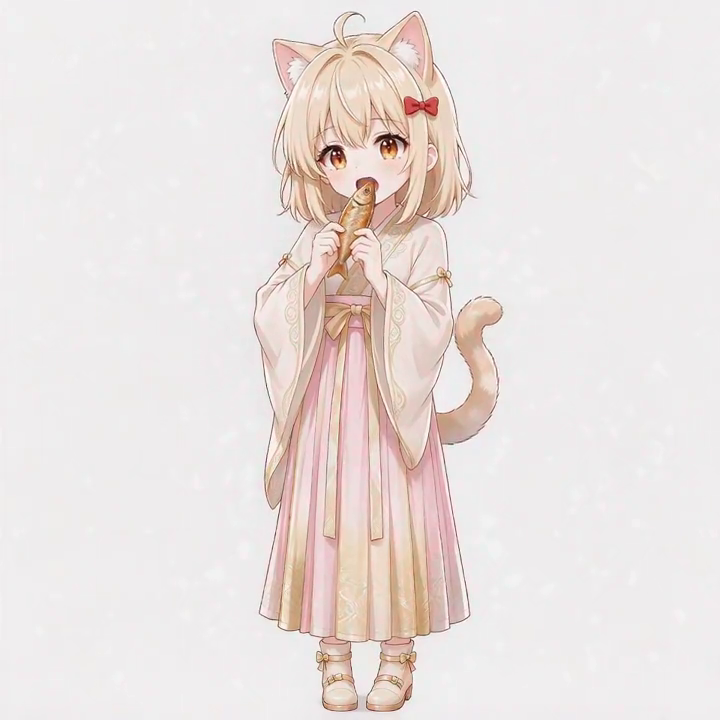
#> input picture frame 9 of ui/pet/hanfu/eating/eating.mp4, 720 x 720 px
$ python extract_frames.py
#> lines starting #> are read from the running program, lines starting #| are printed output that depends on the picture; after the words box and inside, x2 and y2 are one past the last pixel; in counts of white or black regions, pixels touching at a corner belong together
# -*- coding: utf-8 -*-
"""从 mp4 拆帧 + 连通域背景抠图，输出 frame_NN.png。

原理：
1. 采样背景色，标记所有"接近背景色"的像素
2. 用连通域分析：只保留"和画布边缘连通"的连通块作为背景
3. 角色内部的白色（被线稿包围，不连通到边缘）不被误抠

这个方案能处理"背景和角色颜色接近"的场景。
"""
import cv2
import numpy as np
import os

# ============ 可调参数 ============
VIDEO = "eating.mp4"
OUT_DIR = "."
FPS_TARGET = 5
TARGET_SIZE = 512

# 判定"接近背景"的距离阈值。这里可以放宽一些，
# 因为连通域会过滤掉角色内部的误判。
DISTANCE_THRESHOLD = 35

# 羽化宽度
FEATHER = 21
# ==================================


def sample_bg_color(frame):
    h, w = frame.shape[:2]
    patch = 30
    corners = [
        frame[0:patch, 0:patch],
        frame[0:patch, w - patch:w],
        frame[h - patch:h, 0:patch],
        frame[h - patch:h, w - patch:w],
    ]
    samples = [c.reshape(-1, 3).astype(float).mean(axis=0)
               for c in corners]
    return np.mean(samples, axis=0)


def extract_bg_mask(frame, bg, threshold):
    """连通域抠图：只抠和边缘连通的白块。

    返回 0-255 的 alpha 图（255 = 前景，0 = 背景）。
    """
    # 1. 距离图
    diff = frame.astype(float) - bg
    dist = np.sqrt((diff ** 2).sum(axis=2))

    # 2. 可能是背景的像素（距离小）
    candidate = (dist < threshold).astype(np.uint8)

    # 3. 连通域分析
    # 只保留和画布四边连通的连通块
    num, labels = cv2.connectedComponents(candidate, connectivity=4)

    # 收集所有"触及边缘"的标签
    h, w = candidate.shape
    edge_labels = set()
    edge_labels.update(labels[0, :].tolist())       # 上
    edge_labels.update(labels[-1, :].tolist())      # 下
    edge_labels.update(labels[:, 0].tolist())       # 左
    edge_labels.update(labels[:, -1].tolist())      # 右
    edge_labels.discard(0)  # 0 是背景标签（不属于任何连通块）

    # 4. 生成背景 mask（和边缘连通的才算背景）
    bg_mask = np.zeros_like(candidate, dtype=np.uint8)
    for lab in edge_labels:
        bg_mask[labels == lab] = 255

    # 5. alpha = 反相 + 羽化
    alpha = 255 - bg_mask
    if FEATHER > 1:
        alpha = cv2.GaussianBlur(
            alpha, (FEATHER | 1, FEATHER | 1), 0)
    return alpha


def main():
    if not os.path.exists(VIDEO):
        print(f"找不到视频：{VIDEO}")
        return

    cap = cv2.VideoCapture(VIDEO)
    if not cap.isOpened():
        print("无法打开视频")
        return

    ret, first = cap.read()
#> first is the input picture: shape (720, 720, 3); mean B, G, R 223.9, 226.1, 234.3
    if not ret:
        print("无法读取第一帧")
        return
    bg = sample_bg_color(first)
#> in sample_bg_color, `samples = [c.reshape(-1, 3).astype(float).mean(axis=0) for c in corners]`: samples = [[239.9, 239.1, 240.6], [238, 237.2, 238.9], [238, 237.2, 239], [238.7, 237.7, 239.7]]
#> bg = [238.7, 237.8, 239.5]
    print(f"采样背景色 BGR = ({bg[0]:.0f}, {bg[1]:.0f}, {bg[2]:.0f})")
#| 采样背景色 BGR = (239, 238, 240)

    cap.set(cv2.CAP_PROP_POS_FRAMES, 0)

    src_fps = cap.get(cv2.CAP_PROP_FPS)
    interval = max(1, int(round(src_fps / FPS_TARGET)))
    print(f"源视频 {src_fps:.1f} fps，每 {interval} 帧取一帧")

    idx = 0
    saved = 0
    while True:
        ret, frame = cap.read()
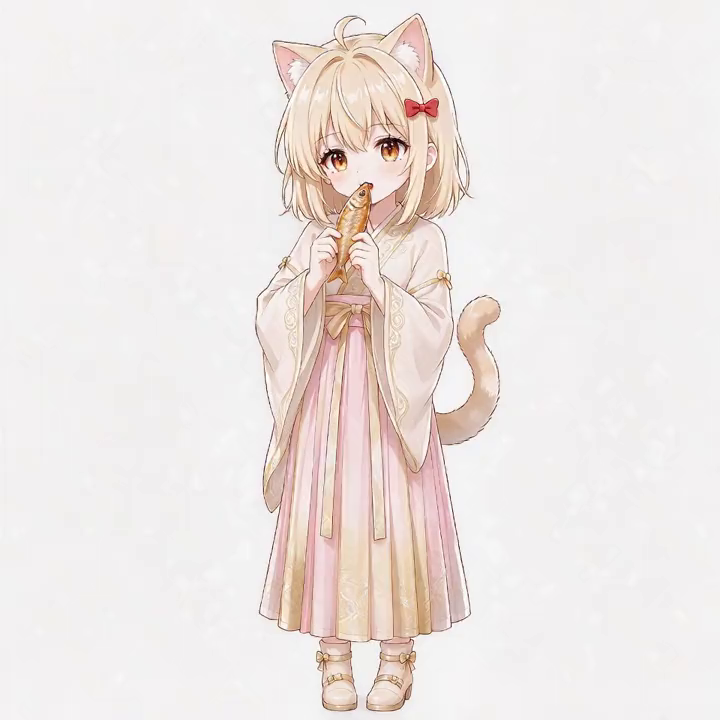
#> input picture frame 0 of ui/pet/hanfu/eating/eating.mp4, 720 x 720 px
#> frame is the input picture: shape (720, 720, 3); mean B, G, R 228.2, 230.7, 238
        if not ret:
            break
        if idx % interval != 0:
            idx += 1
            continue

        h, w = frame.shape[:2]
#> h = 720; w = 720
        scale = TARGET_SIZE / max(w, h)
#> scale = 0.711
        new_w, new_h = int(round(w * scale)), int(round(h * scale))
#> new_w = 512; new_h = 512
        frame = cv2.resize(frame, (new_w, new_h),
                           interpolation=cv2.INTER_AREA)
#> frame: shape (512, 512, 3)

        # 连通域抠图
        alpha = extract_bg_mask(frame, bg, DISTANCE_THRESHOLD)
#> in extract_bg_mask, `dist = np.sqrt((diff ** 2).sum(axis=2))`:
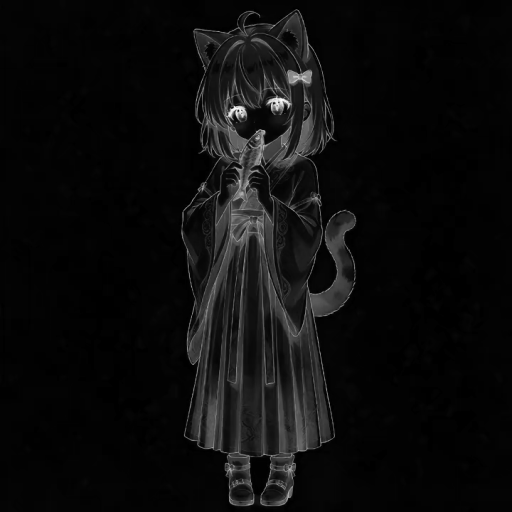
#> dist: shape (512, 512) float64; min 0.605, max 398.2, mean 20.1; drawn with min black and max white
#> in extract_bg_mask, `candidate = (dist < threshold).astype(np.uint8)`:
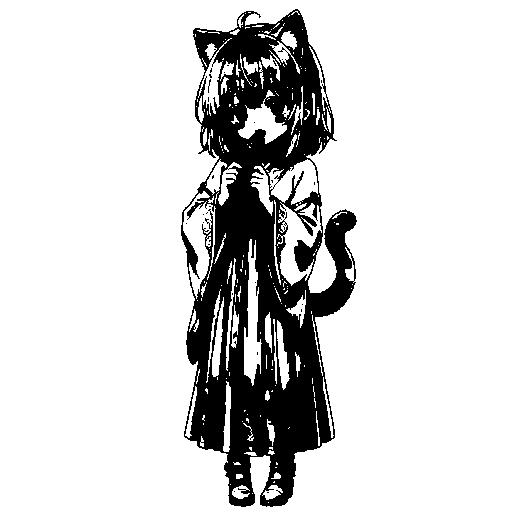
#> candidate: shape (512, 512); values 0 (black) and 1 (white), 83.3% white; 26 black regions (25 under 20 px), largest, box (x1, y1, x2, y2) and area: (181, 9, 357, 507) 43815
#> in extract_bg_mask, `num, labels = cv2.connectedComponents(candidate, connectivity=4)`:
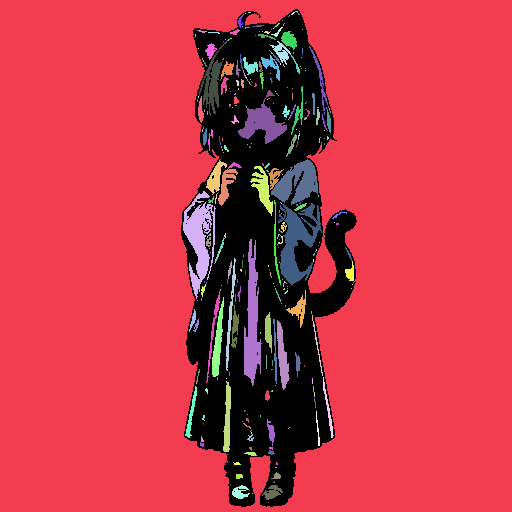
#> labels: shape (512, 512) int32; 354 distinct labels, from 0 to 353; one colour per label, 0 black
#> in extract_bg_mask, `num, labels = cv2.connectedComponents(candidate, connectivity=4)`: num = 354
#> the loop in extract_bg_mask, `for lab in edge_labels:` made 1 pass
#> after the loop in extract_bg_mask, `for lab in edge_labels:`:
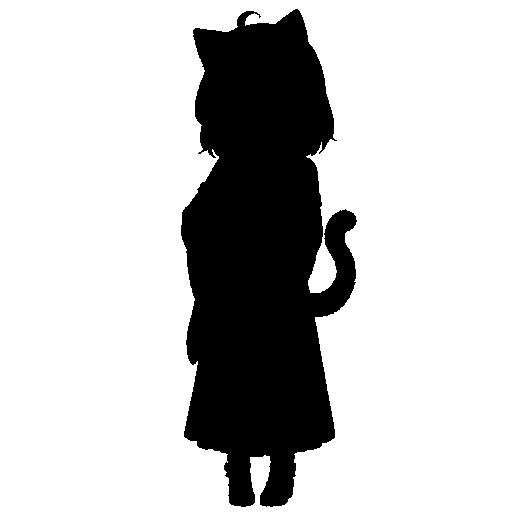
#> bg_mask: shape (512, 512); 77.1% white; 1 black region, box (x1, y1, x2, y2) and area: (181, 9, 357, 507) 60029
#> in extract_bg_mask, `alpha = cv2.GaussianBlur( alpha, (FEATHER | 1, FEATHER | 1), 0)`:
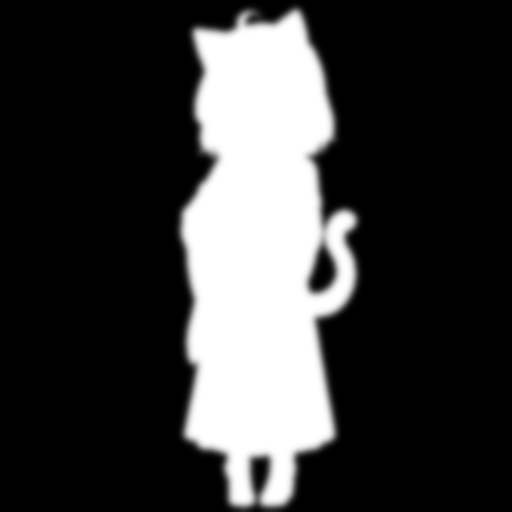
#> alpha: shape (512, 512); min 0, max 255, mean 58.4

        bgra = cv2.cvtColor(frame, cv2.COLOR_BGR2BGRA)
        bgra[:, :, 3] = alpha

        canvas = np.zeros((TARGET_SIZE, TARGET_SIZE, 4), dtype=np.uint8)
        y_off = (TARGET_SIZE - new_h) // 2
#> y_off = 0
        x_off = (TARGET_SIZE - new_w) // 2
#> x_off = 0
        canvas[y_off:y_off + new_h, x_off:x_off + new_w] = bgra

        out_path = os.path.join(OUT_DIR, f"frame_{saved:02d}.png")
        cv2.imwrite(out_path, canvas)
        print(f"  {out_path}")
        saved += 1
        idx += 1

    cap.release()
    print(f"\n共提取 {saved} 帧")


if __name__ == "__main__":
    main()

$ run again, starting later in the video
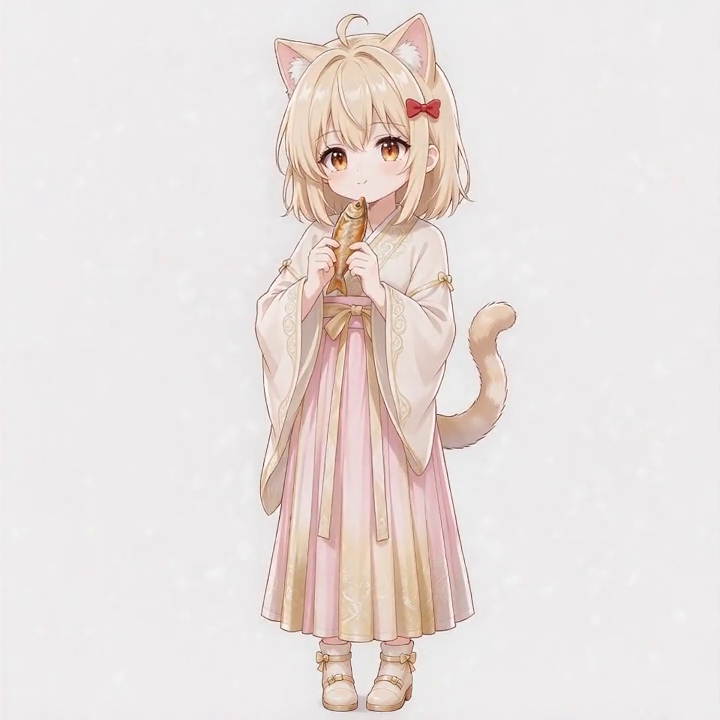
#> input picture frame 43 of ui/pet/hanfu/eating/eating.mp4, 720 x 720 px
#> in main, first is the input picture: shape (720, 720, 3); mean B, G, R 222.3, 224.5, 232.6
#> samples = [[237.9, 237.4, 238.5], [236.5, 235.5, 237.5], [236.6, 235.6, 237.7], [236.7, 235.7, 237.7]]
#> bg = [236.9, 236, 237.8]
#| 采样背景色 BGR = (237, 236, 238)
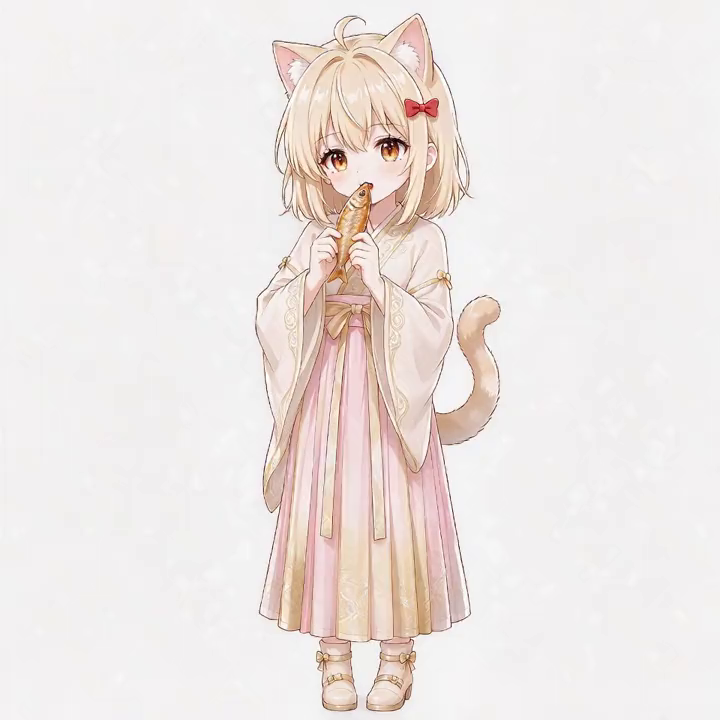
#> input picture frame 0 of ui/pet/hanfu/eating/eating.mp4, 720 x 720 px
#> in main, frame is the input picture: shape (720, 720, 3); mean B, G, R 228.2, 230.7, 238
#> frame: shape (512, 512, 3)
#> candidate: shape (512, 512); values 0 (black) and 1 (white), 83.9% white; 34 black regions (33 under 20 px), largest, box (x1, y1, x2, y2) and area: (181, 9, 356, 507) 42069
#> in extract_bg_mask, `num, labels = cv2.connectedComponents(candidate, connectivity=4)`:
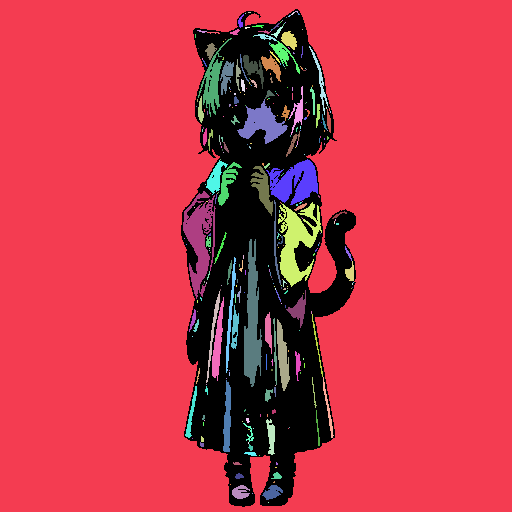
#> labels: shape (512, 512) int32; 332 distinct labels, from 0 to 331; one colour per label, 0 black
#> num = 332
#> the loop in extract_bg_mask, `for lab in edge_labels:` made 1 pass

$ run again, starting later in the video
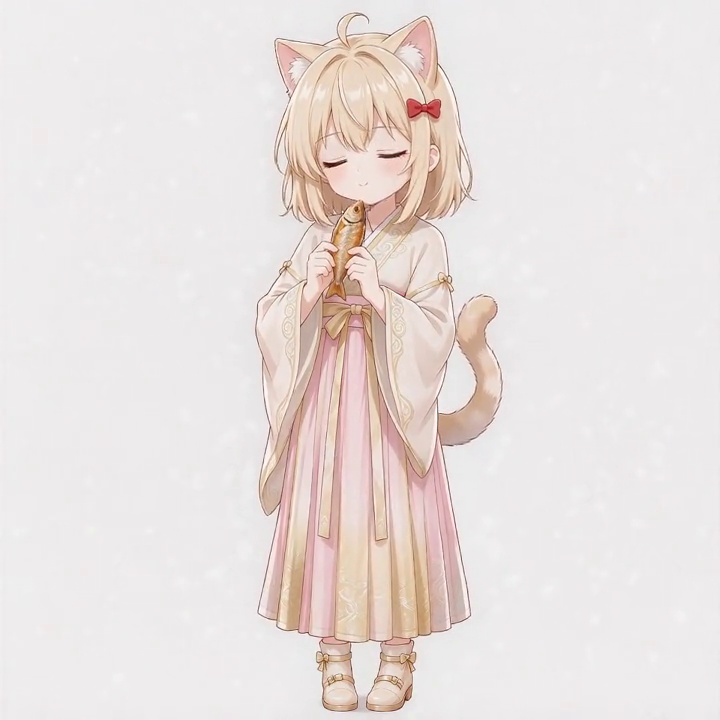
#> input picture frame 77 of ui/pet/hanfu/eating/eating.mp4, 720 x 720 px
#> in main, first is the input picture: shape (720, 720, 3); mean B, G, R 222.5, 224.6, 232.7
#> samples = [[238, 237.4, 238.5], [236, 235.1, 237], [236.6, 235.6, 237.7], [236, 234.9, 237.1]]
#> bg = [236.6, 235.7, 237.6]
#| 采样背景色 BGR = (237, 236, 238)
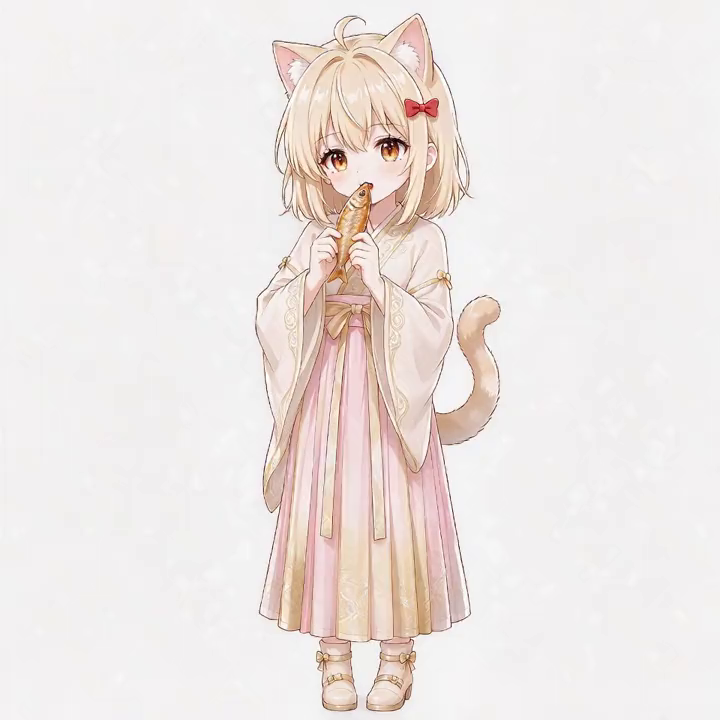
#> input picture frame 0 of ui/pet/hanfu/eating/eating.mp4, 720 x 720 px
#> in main, frame is the input picture: shape (720, 720, 3); mean B, G, R 228.2, 230.7, 238
#> frame: shape (512, 512, 3)
#> candidate: shape (512, 512); values 0 (black) and 1 (white), 84% white; 36 black regions (35 under 20 px), largest, box (x1, y1, x2, y2) and area: (181, 9, 356, 507) 41774
#> in extract_bg_mask, `num, labels = cv2.connectedComponents(candidate, connectivity=4)`:
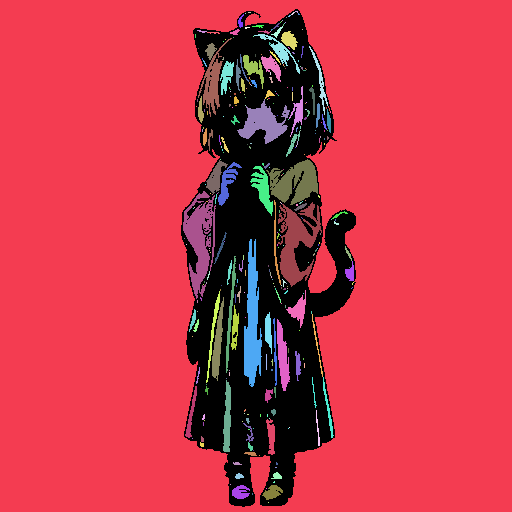
#> labels: shape (512, 512) int32; 340 distinct labels, from 0 to 339; one colour per label, 0 black
#> num = 340
#> the loop in extract_bg_mask, `for lab in edge_labels:` made 1 pass
